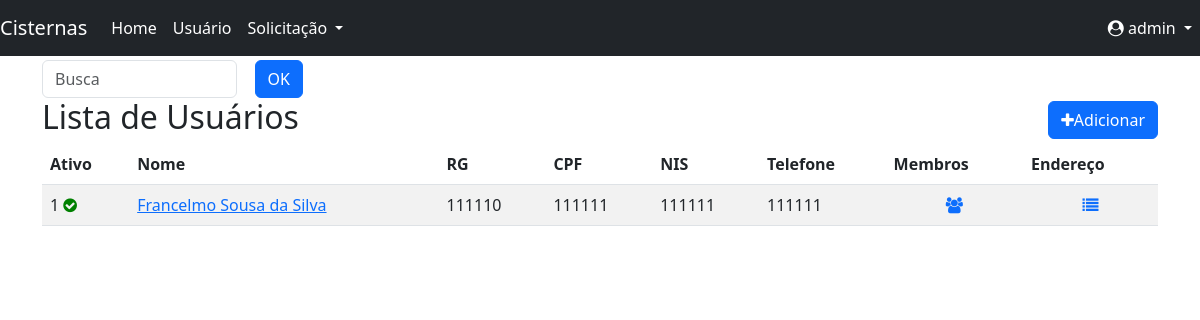
Page /usuarios/ (signed in) on the committed database.
### backend/usuarios/models.py (models this page shows, shortened)
class Titular(models.Model):
    user = models.ForeignKey(User, on_delete=models.SET_NULL, null=True, blank=True)
    inicio = models.DateField('Data Inicial')
    fim = models.DateField('Data Final')
    nome = models.CharField('Nome', max_length=70, blank=True)
    rg = models.PositiveIntegerField('RG', null=True, blank=True)
    cpf = models.PositiveIntegerField('CPF', null=True, blank=True)
    nis = models.PositiveIntegerField('NIS', null=True, blank=True)
    telefone = models.PositiveIntegerField('Telefone', null=True, blank=True)
    active = models.BooleanField(default=False)
    class Meta:
        verbose_name_plural = 'Titulares'
        ordering = ('nome',)

### backend/usuarios/views.py (the view)
# urls.py: path('', v.titular_list, name='titular_list'),
@login_required
def titular_list(request):
    template_name = 'titular_list.html'
    titular = Titular.objects.all()
    search = request.GET.get('search')
    if search:
        titular = titular.filter(nome__icontains=search)
    tempo_ativo = titular.filter(fim__gte=datetime.now())
    context = {
        'titular_list': titular,
        'tempo_ativo': tempo_ativo
       }
    return render(request, template_name, context)

### backend/usuarios/templates/titular_list.html
{% extends "base.html" %}
{% block content %}
<div class="row">
    <div class="col-sm-3">
      <form action="." method="GET" class="d-flex">
        <input type="text" id="search" name="search" class="form-control me-2" placeholder="Busca">
        <input type="submit" class="btn btn-primary" style="margin-left: 10px;" value="OK">
      </form>
    </div>
</div>
<div class="page-header">
    <h2>Lista de Usuários
        <span class="pull-right">
            <a href="{ url 'usuarios:usuario_add' %}">
                <button type="button" class="btn btn-primary">
                    <span class="fa fa-plus "></span>Adicionar
                </button>
            </a>
        </span>
    </h2>
    {% if titular_list %}
    <table class="table table-striped">
        <thead>
            <tr>
                <th class="text_center">Ativo</th>
                <th class="text_center">Nome</th>
                <th class="text_center">RG</th>
                <th class="text_center">CPF</th>
                <th class="text_center">NIS</th>
                <th class="text_center">Telefone</th>
                <th class="text_center">Membros</th>
                <th class="text_center">Endereço</th>
            </tr>
        </thead>
        <tbody>
            {% for titular in titular_list %}
            <tr>
                 <td>
                    {% if tempo_ativo  %}
                      {{titular.id}}
                        <i class="fa fa-check-circle ok"></i>
                    {% else %}
                        <i class="fa fa-minus-circle no"></i>
                    {% endif %}
                </td>
                <td>
                     <a href="{% url 'usuarios:titular_detail' titular.pk %}">{{titular.nome}}</a>
                </td>
                <td>{{titular.rg}}</td>
                <td>{{titular.cpf}}</td>
                <td>{{titular.nis}}</td>
                <td>{{titular.telefone}}</td>
                <td class="text-center">
                    <a href="{% url 'usuarios:membro_list' titular.pk %}"><i class="fa fa-users"></i></a>
                </td>
                <td class="text-center">
                    <a href="{% url 'usuarios:endereco_titular' titular.pk %}"><i class="fa fa-list"></i></a>
                </td>
            </tr>
            {% endfor %}
        </tbody>
    </table>
    {% else %}
        <p class="alert alert_warning">Sem itens na lista</p>
    {% endif %}
</div>
    {% include "includes/pagination.html" %}
{% endblock content %}

### backend/base/templates/includes/nav.html (shortened to what this page needs)
<nav class="navbar navbar-expand-md navbar-dark bg-dark fixed-top">
    <a class="navbar-brand" href="/admin/">Cisternas</a>
    {% if user.is_authenticated %}
    <div class="collapse navbar-collapse" id="navbarsExampleDefault">
        <ul class="navbar-nav mr-auto">
            <li class="nav-item active">
                <a class="nav-link text-white" href="{% url 'base:index' %}">Home<span class="sr-only">(current)</span></a>
            </li>
            <li class="nav-item">
                <a class="nav-link text-white" href="{% url 'usuarios:titular_list' %}">Usuário</a>
            </li>
            <li class="nav-item dropdown">
                <a class="nav-link dropdown-toggle text-white" href="#" role="button"
                   data-bs-toggle="dropdown" aria-haspopup="true" aria-expanded="false"><span>Solicitação</span>
                </a>
            </li>
        </ul>
        <ul class="navbar-nav ms-auto">
            <li class="nav-item dropdown">
                <a class="nav-link dropdown-toggle text-white" href="#" role="button" data-bs-toggle="dropdown"
                   aria-haspopup="true" aria-expanded="false">
                    <i class="fa fa-user-circle" aria-hidden="true"></i>
                    <span id="username">{{ request.user}}</span>
                </a>
            </li>
        {% endif %}
    </div>
</nav>

### backend/base/static/css/style.css (style rules this page uses)
body { margin-top: 60px }
.ok { color: green; }

### rows in the picture
Titular: id "1", nome "Francelmo Sousa da Silva", rg "111110", cpf "111111", nis "111111", telefone "111111"

### other values in the picture
{{ request.user }} "admin"
